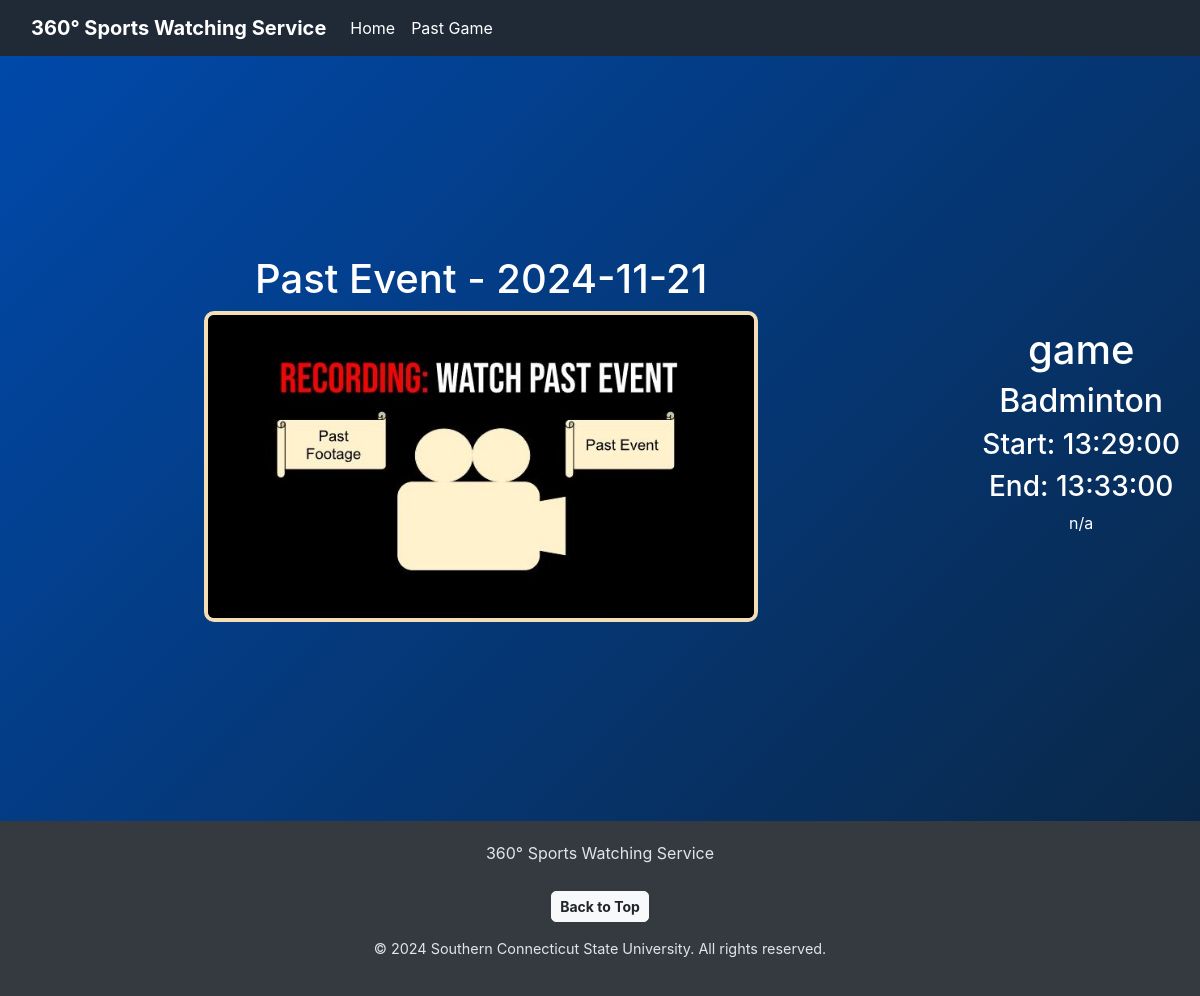
Page /past/games/1 on the committed database.
### app/models.py (models this page shows)
class Event(db.Model):
    __tablename__ = 'Event'
    id = db.Column(db.Integer, primary_key=True)
    s_id = db.Column(db.Integer, ForeignKey('Site.id', ondelete='CASCADE'), nullable=False)
    event_name = db.Column(db.String(100), nullable=False)
    sport = db.Column(db.String(50), nullable=False)
    date = db.Column(db.Date, nullable=False)
    s_time = db.Column(db.Time, nullable=False) #start time
    e_time = db.Column(db.Time, nullable=False) #end time
    notes = db.Column(db.Text)
    port = db.Column(db.Integer)
    ip = db.Column(db.String(50))
    e_id = db.Column(db.String(50)) #event ID

### app/routes.py (the view)
@app.route('/past/games/<int:id>')
def past_game_page(id):
    id = int(id) #represents event ID
    event = Event.query.get(id) #gets the event data needed
    site_id = event.s_id
    cameras = Camera.query.filter_by(s_id=site_id).all()
    return render_template('past_game_page.html', event=event, cameras=cameras)

### app/templates/past_game_page.html (shortened to what this page needs)
{% extends "parent-templates/base-content.html" %}
{% block playback %}{{event.id}}{% endblock %}
{% block additional_links %}
<link rel="stylesheet" href="{{url_for('static', filename = 'css/past-game-page.css')}}">
{% endblock %}
{% block content %}
<main class="main-content-container">
  <section class="camera-info-containter">
      <p class="h1 cam-heading text-white">Past Event - {{event.date}}</p>
      <div class="main-camera">
          <img style="height: 50%" class="main-feed cam-container" src="{{url_for('static', filename = 'images/server_messages/Recording_Display.JPG')}}" alt = "Camera Feed">
      </div>
  </section>
  <section class="event-info-container">
      <p class="h1 text-white">
          {{event.event_name}}
      </p>
      <p class="h2 text-white">
        {{event.sport}}
      </p>
      <p class="h3 text-white">
        Start: {{event.s_time}}
      </p>
      <p class="h3 text-white">
        End: {{event.e_time}}
      </p>
      <p class = "text-white">
          {{event.notes}}
      </p>
  </section>
</main>
{% endblock %}

### app/static/css/general.css (style rules this page uses)
body { margin: 0px; }

### app/static/css/past-game-page.css (style rules this page uses)
.main-content-container { height: 765px; display: flex; align-items: center; justify-content: space-between; }
.main-content-container .camera-info-containter { flex-grow: 2; }
.camera-info-containter, .event-info-container { padding: 20px; }
.camera-info-containter { display: flex; flex-direction: column; align-items: center; justify-content: center; }
.event-info-container { text-align: center; }
.main-camera { position: relative; overflow: hidden; border: 4px solid wheat; border-radius: 10px; width: 60%; }
.main-camera img { width: 100%; height: 100%; }

### rows in the picture
Event: date "2024-11-21", event_name "game", sport "Badminton", s_time "13:29:00", e_time "13:33:00", notes "n/a"
